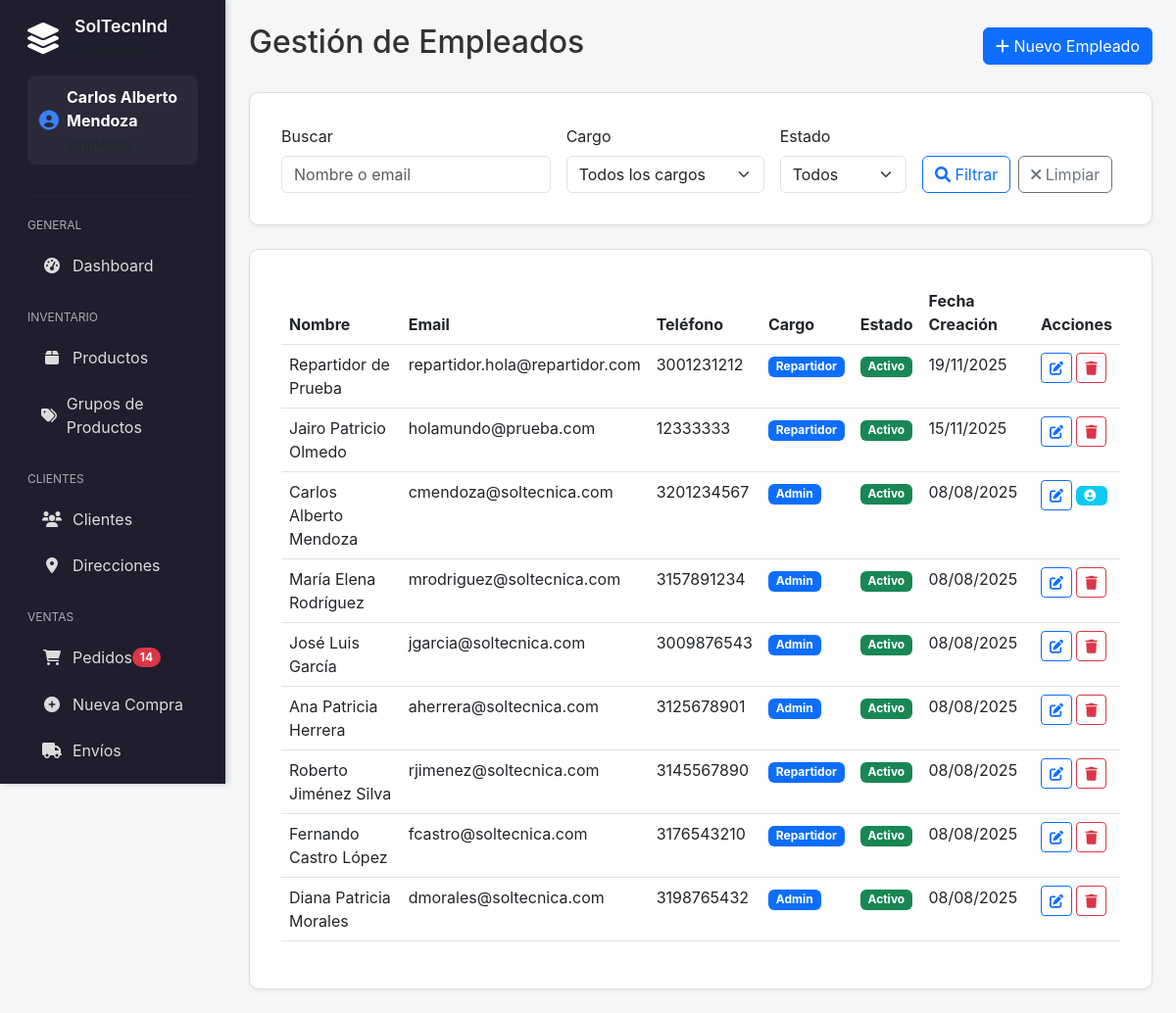
The app's page /admin/empleados.php (signed in) with its own data.
### tables this page shows
CREATE TABLE `empleados` (
  `id` int(11) NOT NULL,
  `nombre` varchar(255) NOT NULL,
  `email` varchar(255) NOT NULL,
  `telefono` varchar(20) DEFAULT NULL,
  `cargo` enum('admin','repartidor') NOT NULL DEFAULT 'admin',
  `activo` tinyint(1) DEFAULT 1,
  `created_at` timestamp NOT NULL DEFAULT current_timestamp(),
  `updated_at` timestamp NOT NULL DEFAULT current_timestamp() ON UPDATE current_timestamp()
);

### admin/empleados.php (the view, shortened to what this page needs)
<?php
require_once '../includes/LayoutManager.php';
$pdo = getConnection();
$search = $_GET['search'] ?? '';
$page = $_GET['page'] ?? 1;
$limit = 10;
$offset = ($page - 1) * $limit;
$where_conditions = [];
$params = [];
$where_clause = !empty($where_conditions) ? "WHERE " . implode(" AND ", $where_conditions) : "";
$sql = "SELECT * FROM empleados $where_clause ORDER BY created_at DESC LIMIT $limit OFFSET $offset";
$stmt = $pdo->prepare($sql);
$stmt->execute($params);
$empleados = $stmt->fetchAll();
?>
<div class="d-flex justify-content-between align-items-center mb-4">
    <h2>Gestión de Empleados</h2>
    <button type="button" class="btn btn-primary" data-bs-toggle="modal" data-bs-target="#empleadoModal">
        <i class="fas fa-plus"></i> Nuevo Empleado
    </button>
</div>
<div class="card mb-4">
    <div class="card-body">
        <form method="GET" class="row g-3">
            <div class="col-md-4">
                <label for="search" class="form-label">Buscar</label>
                <input type="text" class="form-control" id="search" name="search"
                       value="<?php echo htmlspecialchars($search); ?>"
                       placeholder="Nombre o email">
            </div>
            <div class="col-md-3">
                <label for="cargo" class="form-label">Cargo</label>
                <select class="form-select" id="cargo" name="cargo">
                    <option value="">Todos los cargos</option>
                </select>
            </div>
            <div class="col-md-2">
                <label for="activo" class="form-label">Estado</label>
                <select class="form-select" id="activo" name="activo">
                    <option value="">Todos</option>
                </select>
            </div>
            <div class="col-md-3 d-flex align-items-end">
                <button type="submit" class="btn btn-outline-primary me-2">
                    <i class="fas fa-search"></i> Filtrar
                </button>
                <a href="empleados.php" class="btn btn-outline-secondary">
                    <i class="fas fa-times"></i> Limpiar
                </a>
            </div>
        </form>
    </div>
</div>
<div class="card">
    <div class="card-body">
        <div class="table-responsive">
            <table class="table table-hover">
                <thead>
                    <tr>
                        <th>Nombre</th>
                        <th>Email</th>
                        <th>Teléfono</th>
                        <th>Cargo</th>
                        <th>Estado</th>
                        <th>Fecha Creación</th>
                        <th>Acciones</th>
                    </tr>
                </thead>
                <tbody>
                    <?php if (empty($empleados)): ?>
                        <tr>
                            <td colspan="7" class="text-center py-4">
                                <p class="text-muted">No hay empleados disponibles</p>
                            </td>
                        </tr>
                    <?php else: ?>
                        <?php foreach ($empleados as $empleado): ?>
                        <tr>
                            <td><?php echo htmlspecialchars($empleado['nombre']); ?></td>
                            <td><?php echo htmlspecialchars($empleado['email']); ?></td>
                            <td><?php echo htmlspecialchars($empleado['telefono'] ?? 'N/A'); ?></td>
                            <td>
                                <span class="badge bg-primary"><?php echo ucfirst($empleado['cargo']); ?></span>
                            </td>
                            <td>
                                <span class="badge bg-<?php echo $empleado['activo'] ? 'success' : 'secondary'; ?>">
                                    <?php echo $empleado['activo'] ? 'Activo' : 'Inactivo'; ?>
                                </span>
                            </td>
                            <td><?php echo date('d/m/Y', strtotime($empleado['created_at'])); ?></td>
                            <td>
                                <button type="button" class="btn btn-sm btn-outline-primary"
                                        onclick="editEmpleado(<?php echo htmlspecialchars(json_encode($empleado)); ?>)">
                                    <i class="fas fa-edit"></i>
                                </button>
                                <?php if ($empleado['id'] != $_SESSION['empleado_id']): ?>
                                    <button type="button" class="btn btn-sm btn-outline-danger"
                                            onclick="deleteEmpleado(<?php echo $empleado['id']; ?>)">
                                        <i class="fas fa-trash"></i>
                                    </button>
                                <?php else: ?>
                                    <span class="badge bg-info d-inline-flex align-items-center"
                                          title="Usuario actualmente conectado">
                                        <i class="fas fa-user-circle me-1"></i>
                                    </span>
                                <?php endif; ?>
                            </td>
                        </tr>
                        <?php endforeach; ?>
                    <?php endif; ?>
                </tbody>
            </table>
        </div>
    </div>
</div>

### records on screen
empleados: nombre "Repartidor de Prueba", email "repartidor.hola@repartidor.com", telefono "3001231212", cargo "Repartidor", activo "Activo", created_at "19/11/2025"
empleados: nombre "Jairo Patricio Olmedo", email "holamundo@prueba.com", telefono "12333333", cargo "Repartidor", activo "Activo", created_at "15/11/2025"
empleados: nombre "Carlos Alberto Mendoza", email "cmendoza@soltecnica.com", telefono "3201234567", cargo "Admin", activo "Activo", created_at "08/08/2025"
empleados: nombre "María Elena Rodríguez", email "mrodriguez@soltecnica.com", telefono "3157891234", cargo "Admin", activo "Activo", created_at "08/08/2025"
empleados: nombre "José Luis García", email "jgarcia@soltecnica.com", telefono "3009876543", cargo "Admin", activo "Activo", created_at "08/08/2025"
empleados: nombre "Ana Patricia Herrera", email "aherrera@soltecnica.com", telefono "3125678901", cargo "Admin", activo "Activo", created_at "08/08/2025"
empleados: nombre "Roberto Jiménez Silva", email "rjimenez@soltecnica.com", telefono "3145567890", cargo "Repartidor", activo "Activo", created_at "08/08/2025"
empleados: nombre "Fernando Castro López", email "fcastro@soltecnica.com", telefono "3176543210", cargo "Repartidor", activo "Activo", created_at "08/08/2025"
empleados: nombre "Diana Patricia Morales", email "dmorales@soltecnica.com", telefono "3198765432", cargo "Admin", activo "Activo", created_at "08/08/2025"

### other values on screen
$config['title'] "SolTecnInd"
$_SESSION['nombre'] "Carlos Alberto Mendoza"
$cat "GENERAL"
$item['text'] "Dashboard"
$cat "INVENTARIO"
$item['text'] "Productos"
$item['text'] "Grupos de Productos"
$cat "CLIENTES"
$item['text'] "Clientes"
$item['text'] "Direcciones"
$cat "VENTAS"
$item['text'] "Pedidos"
$count "14"
$item['text'] "Nueva Compra"
$item['text'] "Envíos"
